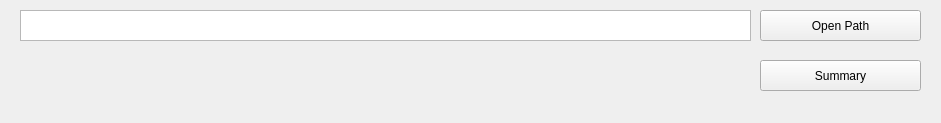
<?xml version="1.0" encoding="UTF-8"?>
<ui version="4.0">
 <class>Form</class>
 <widget class="QWidget" name="Form">
  <property name="geometry">
   <rect>
    <x>0</x>
    <y>0</y>
    <width>941</width>
    <height>123</height>
   </rect>
  </property>
  <property name="windowTitle">
   <string>Form</string>
  </property>
  <widget class="QPushButton" name="pushButton_path">
   <property name="geometry">
    <rect>
     <x>760</x>
     <y>10</y>
     <width>161</width>
     <height>31</height>
    </rect>
   </property>
   <property name="text">
    <string>Open Path</string>
   </property>
  </widget>
  <widget class="QTextEdit" name="textEdit_Path">
   <property name="geometry">
    <rect>
     <x>20</x>
     <y>10</y>
     <width>731</width>
     <height>31</height>
    </rect>
   </property>
   <property name="font">
    <font>
     <family>Agency FB</family>
     <pointsize>8</pointsize>
    </font>
   </property>
  </widget>
  <widget class="QPushButton" name="pushButton_summery">
   <property name="geometry">
    <rect>
     <x>760</x>
     <y>60</y>
     <width>161</width>
     <height>31</height>
    </rect>
   </property>
   <property name="text">
    <string>Summary</string>
   </property>
  </widget>
 </widget>
 <resources/>
 <connections/>
</ui>
